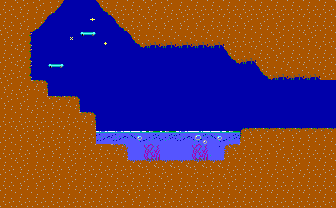

Rendered tile map (Tiled .tmx) drawn with the repository's tilesets; below, a short description and the full map source, tile grids included:
An orthogonal 21x13 tile map with 16x16 px tiles, 1 tile layer (bg), 1 hidden layer not drawn, 2 tilesets.

<map version="1.10" tiledversion="1.10.2" orientation="orthogonal" renderorder="right-down" width="21" height="13" tilewidth="16" tileheight="16" infinite="0" nextlayerid="3" nextobjectid="11">
 <tileset firstgid="1" source="tileset.tsx" />
 <tileset firstgid="241" source="obj.tsx" />
 <layer id="1" name="bg" width="21" height="13">
  <data encoding="csv">
123,103,103,166,45,45,165,123,123,103,103,123,123,123,123,123,123,123,123,123,123,
123,103,166,45,45,3,45,165,123,103,103,103,103,123,123,103,103,103,123,123,123,
103,143,45,45,23,65,24,45,165,141,141,141,141,141,123,123,123,103,123,103,123,
123,143,45,45,45,45,45,45,45,45,45,45,45,45,165,141,123,103,123,123,123,
123,143,45,65,45,45,45,45,45,45,45,45,45,45,45,45,165,141,141,141,123,
103,123,169,45,45,45,45,45,45,45,45,45,45,45,45,45,45,45,45,45,45,
103,103,123,168,169,45,45,45,45,45,45,45,45,45,45,45,45,45,45,45,45,
123,123,123,123,123,169,45,45,45,45,45,45,45,45,45,45,45,45,45,45,45,
123,103,103,123,123,123,85,85,87,88,88,85,86,87,88,167,168,168,168,168,168,
123,123,103,103,123,123,123,150,107,106,107,107,106,105,149,123,123,103,123,123,123,
123,103,123,123,103,123,123,123,148,148,148,148,148,148,123,123,103,123,103,123,123,
123,103,103,103,103,123,123,123,123,123,103,123,123,123,103,123,123,123,123,123,123,
123,123,123,123,123,123,123,123,103,123,123,123,123,123,123,123,123,123,123,123,123
</data>
 </layer>
 <layer id="2" name="col" width="21" height="13" visible="0">
  <data encoding="csv">
241,241,242,242,241,241,242,242,242,241,241,241,241,241,241,241,241,241,241,241,241,
241,241,242,241,241,241,241,242,242,241,241,241,241,241,241,241,241,241,241,241,241,
241,242,241,241,241,245,241,241,242,242,242,242,242,242,242,241,241,241,241,241,241,
241,242,241,241,241,241,241,241,241,241,241,241,241,241,242,242,242,241,241,241,241,
241,242,241,245,241,241,241,241,241,241,241,241,241,241,241,241,242,242,242,242,242,
241,241,242,241,241,241,241,241,241,241,241,241,241,241,241,241,241,241,241,241,241,
241,241,242,242,242,241,241,241,241,241,241,241,241,241,241,241,241,241,241,241,241,
241,241,241,241,242,242,241,241,241,241,241,241,241,241,241,241,241,241,241,241,241,
241,241,241,241,241,242,241,241,241,241,241,241,241,241,241,242,242,242,242,242,242,
241,241,241,241,241,242,242,242,241,244,241,241,244,241,242,242,241,241,241,241,241,
241,241,241,241,241,241,241,242,242,242,242,242,242,242,242,241,241,241,241,241,241,
241,241,241,241,241,241,241,241,241,241,241,241,241,241,241,241,241,241,241,241,241,
0,0,241,241,241,241,241,241,241,241,241,241,241,241,241,241,241,241,241,241,241
</data>
 </layer>
</map>
